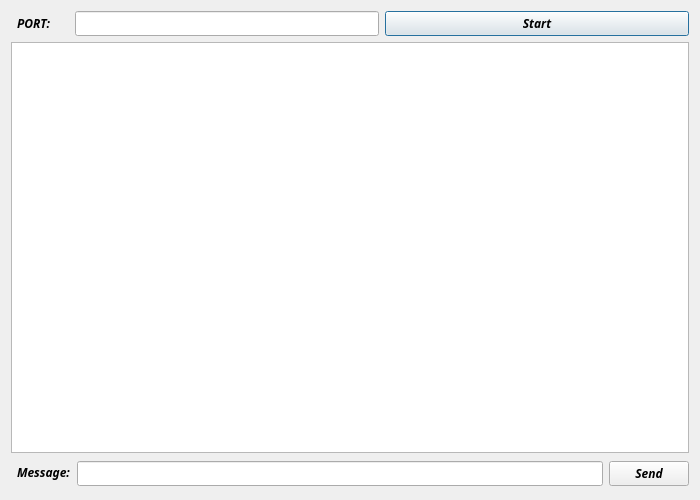
<?xml version="1.0" encoding="UTF-8"?>
<ui version="4.0">
 <class>Dialog</class>
 <widget class="QDialog" name="Dialog">
  <property name="geometry">
   <rect>
    <x>0</x>
    <y>0</y>
    <width>700</width>
    <height>500</height>
   </rect>
  </property>
  <property name="font">
   <font>
    <family>Montserrat ExtraBold</family>
    <weight>75</weight>
    <italic>true</italic>
    <bold>true</bold>
   </font>
  </property>
  <property name="cursor">
   <cursorShape>ArrowCursor</cursorShape>
  </property>
  <property name="mouseTracking">
   <bool>false</bool>
  </property>
  <property name="focusPolicy">
   <enum>Qt::TabFocus</enum>
  </property>
  <property name="windowTitle">
   <string>NetworkChat-ServerApp</string>
  </property>
  <layout class="QGridLayout" name="gridLayout">
   <item row="0" column="1">
    <layout class="QHBoxLayout" name="horizontalLayout_2">
     <item>
      <widget class="QLabel" name="label_3">
       <property name="maximumSize">
        <size>
         <width>16777215</width>
         <height>20</height>
        </size>
       </property>
       <property name="baseSize">
        <size>
         <width>0</width>
         <height>0</height>
        </size>
       </property>
       <property name="text">
        <string>PORT:      </string>
       </property>
      </widget>
     </item>
     <item>
      <layout class="QHBoxLayout" name="horizontalLayout_3">
       <item>
        <widget class="QLineEdit" name="txtPort"/>
       </item>
       <item>
        <widget class="QPushButton" name="btnStart">
         <property name="sizePolicy">
          <sizepolicy hsizetype="Expanding" vsizetype="Fixed">
           <horstretch>0</horstretch>
           <verstretch>0</verstretch>
          </sizepolicy>
         </property>
         <property name="cursor">
          <cursorShape>PointingHandCursor</cursorShape>
         </property>
         <property name="text">
          <string>Start</string>
         </property>
        </widget>
       </item>
      </layout>
     </item>
    </layout>
   </item>
   <item row="3" column="1">
    <layout class="QHBoxLayout" name="horizontalLayout">
     <property name="sizeConstraint">
      <enum>QLayout::SetFixedSize</enum>
     </property>
     <item>
      <widget class="QLabel" name="label">
       <property name="minimumSize">
        <size>
         <width>0</width>
         <height>30</height>
        </size>
       </property>
       <property name="maximumSize">
        <size>
         <width>16777215</width>
         <height>20</height>
        </size>
       </property>
       <property name="text">
        <string>Message:</string>
       </property>
       <property name="alignment">
        <set>Qt::AlignLeading|Qt::AlignLeft|Qt::AlignTop</set>
       </property>
      </widget>
     </item>
     <item>
      <widget class="QLineEdit" name="txtMessage"/>
     </item>
     <item>
      <widget class="QPushButton" name="btnSend">
       <property name="cursor">
        <cursorShape>PointingHandCursor</cursorShape>
       </property>
       <property name="text">
        <string>Send</string>
       </property>
      </widget>
     </item>
    </layout>
   </item>
   <item row="1" column="0" rowspan="2" colspan="2">
    <widget class="QTextEdit" name="textEdit">
     <property name="baseSize">
      <size>
       <width>0</width>
       <height>0</height>
      </size>
     </property>
    </widget>
   </item>
  </layout>
 </widget>
 <resources/>
 <connections/>
</ui>
